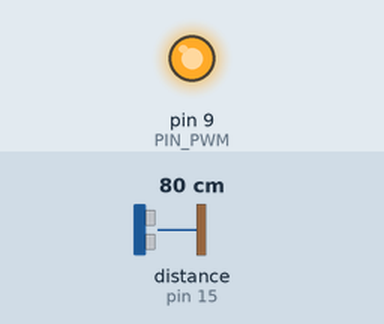
A sketch run on a simulated Arduino Leonardo, built with avr-gcc and run on an emulated ATmega32U4. On the bench: output pins drawn as LEDs (lit = HIGH). Wiring (inferred from the names in the program): ultrasonic range finder: trigger pin 14; echo pin 15. Inputs (shaded band) come from the test bench; at power-on: distance to the obstacle (sensor on pin 15) 80 cm. The echo pulse lasts 58.3 µs per cm; pins used as bus, display or sensor lines are not drawn; what the sketch prints to the serial monitor is not drawn.

Above: at 1.2 s.
1.3 s: distance to the obstacle (sensor on pin 15) set to 2 cm
At 3.3 s:
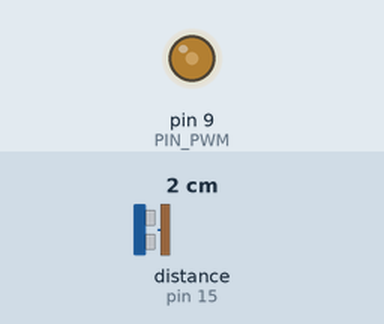
4.3 s: distance to the obstacle (sensor on pin 15) set to 9 cm
7.3 s: distance to the obstacle (sensor on pin 15) set to 250 cm
At 36.2 s:
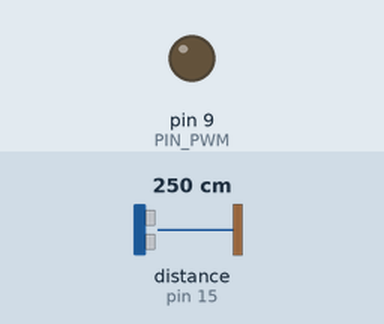
Timing chart, 0 to 36.6 s (numbered marks = the images above; inputs shaded):
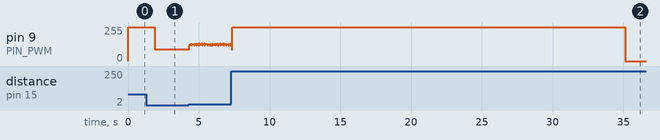

Measured:
- after the input at 1.3 s, pin 9 (PIN_PWM): 255/255 → 90/255 after 0.60 s

The sketch:

fanControl.ino
```cpp
#include "Sensor.h"

#define PIN_ECHO 15
#define PIN_TRIG 14
#define PIN_DES 16
#define PIN_PWM 9

#define Kp  0.66 //0.66
#define Ki  0.43 //0.43
#define Kd  0.8  //0.8

int previousTime = 0;
int input_priori = 0;
int i_priori = 0;
int bias = 150; //150

int PID(int inputPID, double deltaT){
  double p = inputPID;
  double i = i_priori + (inputPID + input_priori) * deltaT / 2.0;
  double d = (inputPID - input_priori)/deltaT;
  input_priori = inputPID;
  i_priori = i;
  double returnable = Kp*p+Ki*i+Kd*d+bias;
  if(returnable < 0 ) returnable = 0;
  else if(returnable > 255){
    returnable = 255;
    //i_priori = 0;
    //input_priori = 0;
  }
  return returnable;
}


void setup(){
    pinMode(PIN_TRIG, OUTPUT);
    pinMode(PIN_ECHO, INPUT);
    Serial.begin(9600);
}

double elapsed_time = 0;
int frame =0;
int deseada = 98;
int output = 0, dist = 0, inputPID =0;
void loop(){
  // Delta T
  int currentTime = millis();
  double deltaT = (currentTime - previousTime) / 1000.0;
  previousTime = currentTime;
  elapsed_time += deltaT;

  if(elapsed_time > 15.0){
    frame += 1;

    if(frame == 0) deseada = 100;
    else if(frame == 1) deseada = 40;
    else if(frame == 2){
      deseada = 120;
      frame = -1;
    }
    elapsed_time = 0;
  }
  // PID
//  deseada = 90; //el final del tubo tiene dist ~= 168
  dist = sensorRead(PIN_ECHO, PIN_TRIG);
  inputPID = -deseada + dist;
  output = PID(inputPID, deltaT);

  // PWM
  analogWrite(PIN_PWM, output);
  Serial.print("frame: ");
  Serial.println(frame);
  Serial.print("Dist: ");
  Serial.print(dist);
  Serial.print(", ");
  Serial.print("Output: ");
  Serial.print(output);
  Serial.print("\n");
}
```

Sensor.cpp
```cpp
#include "Sensor.h"
#include "Arduino.h"

#define maxHcm  50

int sensorRead(int pin_echo, int pin_trig){

  // Short Pulse
  digitalWrite(pin_trig, LOW);
  delayMicroseconds(5);
  digitalWrite(pin_trig, HIGH);
  delayMicroseconds(10);
  digitalWrite(pin_trig, LOW);

  // Read
  int usDuration = pulseIn(pin_echo, HIGH);

  // Convert to cm
  // Speed of sound  340 m/s = 29 us/cm.
  // Ultrasonic sound travels to ball and back, so we divide distance in half.
  double cm = usDuration / 29.0 / 2.0;
  return (cm*255)/50.0;
}
//  Serial.print("Distance = ");
//  Serial.print(distance);
//  Serial.println(" cm");
```

Sensor.h
```cpp
#ifndef _Sensor_h_
#define _Sensor_h_

int sensorRead(int pin_echo, int pin_trig);

#endif
```
